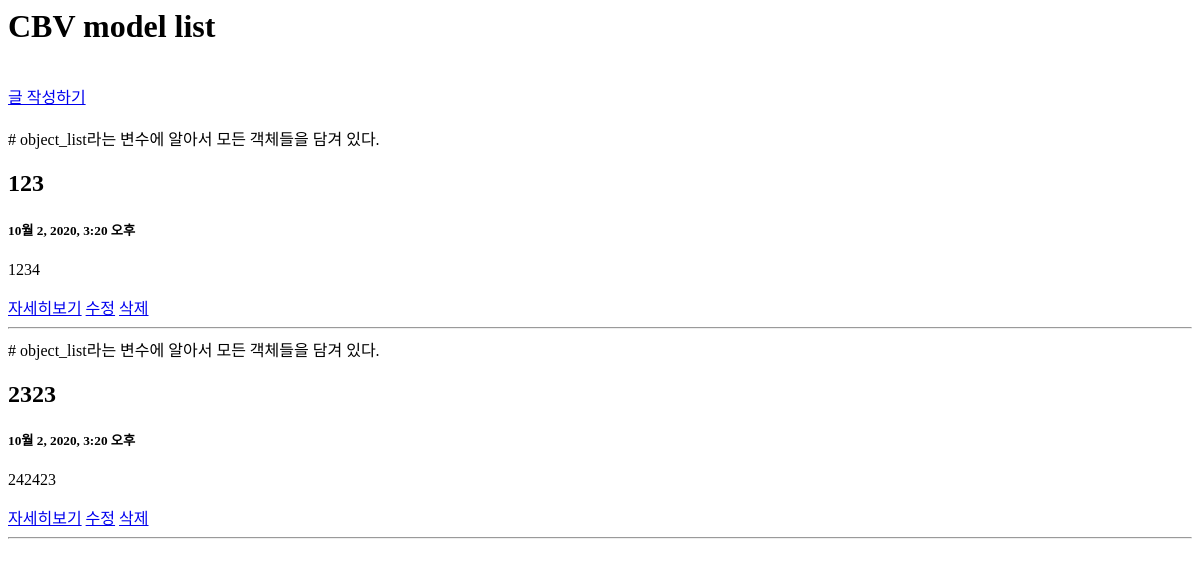
/class-blog/, run on an earlier commit of the app's database.
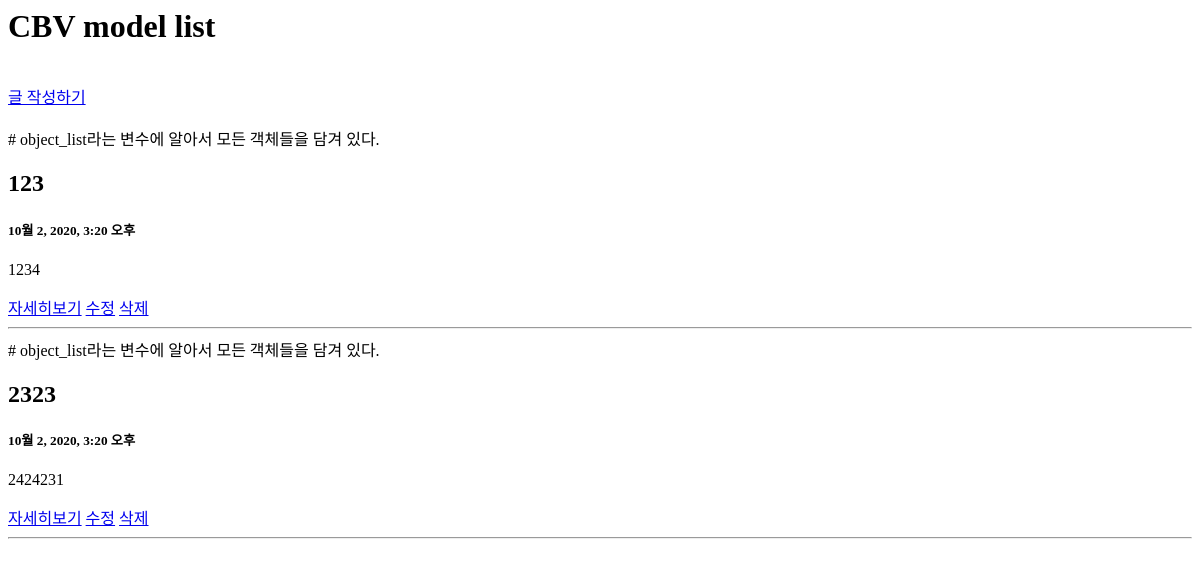
And on a later commit of the database.
### classcrud/models.py (models this page shows, shortened)
class ClassBlog(models.Model):
    title = models.CharField(max_length=100)
    created_date = models.DateTimeField(auto_now_add=True)
    updated_date = models.DateTimeField(auto_now=True)
    body = models.TextField()

### classcrud/views.py (the view)
# urls.py: path('', views.BlogView.as_view(), name = 'list'), #read
class BlogView(ListView):
    template_name = 'classcrud/list.html' # (소문자모델)_list.html (default) html 이름이 아닌 사용자가 html이름을 지정하여 연결할수있다.
    context_object_name = 'blog_list' # 템플릿에서 object_list라는 디폴트 변수명이 아닌 사용자가 지정한 객체명으로 사용가능하다.
    model = ClassBlog

### classcrud/templates/classcrud/list.html (shortened to what this page needs)
<h1>CBV model list</h1>
<a href="{% url 'create' %}"> 글 작성하기</a>
{% for blog in blog_list %} # object_list라는 변수에 알아서 모든 객체들을 담겨 있다.
    <h2>{{blog.title}}</h2>
    <h5>{{blog.created_date}}</h5>
    <p>{{blog.body}}</p>
    <a href="{% url 'detail' blog.id %}">자세히보기</a>
    <a href="{% url 'update' blog.id %}">수정</a>
    <a href="{% url 'delete' blog.id %}">삭제</a>
    <hr>
{% endfor %}

What changed in the data, as far as the page shows it:
changed ClassBlog (number 2 of 2 on the later page): body "242423" → "2424231"
